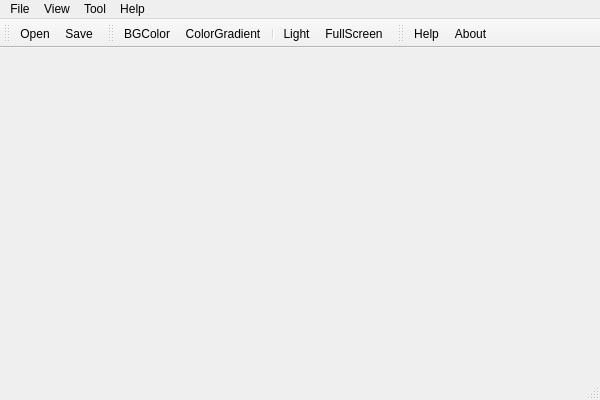
<?xml version="1.0" encoding="UTF-8"?>
<ui version="4.0">
 <class>Mainwindow</class>
 <widget class="QMainWindow" name="Mainwindow">
  <property name="geometry">
   <rect>
    <x>0</x>
    <y>0</y>
    <width>600</width>
    <height>400</height>
   </rect>
  </property>
  <property name="windowTitle">
   <string>DC-Points</string>
  </property>
  <property name="windowIcon">
   <iconset resource="Mainwindow.qrc">
    <normaloff>:/Logo/Resources/logo/DC.ico</normaloff>:/Logo/Resources/logo/DC.ico</iconset>
  </property>
  <widget class="QWidget" name="centralWidget"/>
  <widget class="QMenuBar" name="menuBar">
   <property name="geometry">
    <rect>
     <x>0</x>
     <y>0</y>
     <width>600</width>
     <height>23</height>
    </rect>
   </property>
   <widget class="QMenu" name="menuFile">
    <property name="title">
     <string>File</string>
    </property>
    <widget class="QMenu" name="menuRecentlyOpenedFiles">
     <property name="title">
      <string>RecentlyOpenedFiles</string>
     </property>
    </widget>
    <addaction name="actionOpen"/>
    <addaction name="actionSave"/>
    <addaction name="menuRecentlyOpenedFiles"/>
    <addaction name="separator"/>
    <addaction name="actionExit"/>
   </widget>
   <widget class="QMenu" name="menuHelp">
    <property name="title">
     <string>Help</string>
    </property>
    <addaction name="actionHelp"/>
    <addaction name="actionOnline_Update"/>
    <addaction name="actionAbout"/>
   </widget>
   <widget class="QMenu" name="menuTool">
    <property name="title">
     <string>Tool</string>
    </property>
    <widget class="QMenu" name="menuStyleSheet">
     <property name="title">
      <string>StyleSheet</string>
     </property>
     <addaction name="actionQss1"/>
     <addaction name="actionQss2"/>
     <addaction name="actionQss3"/>
     <addaction name="actionQssDefault"/>
    </widget>
    <addaction name="menuStyleSheet"/>
   </widget>
   <widget class="QMenu" name="menuView">
    <property name="title">
     <string>View</string>
    </property>
    <addaction name="actionBGColor"/>
    <addaction name="actionColorGradient"/>
    <addaction name="separator"/>
    <addaction name="actionLight"/>
    <addaction name="separator"/>
    <addaction name="actionFullScreen"/>
   </widget>
   <addaction name="menuFile"/>
   <addaction name="menuView"/>
   <addaction name="menuTool"/>
   <addaction name="menuHelp"/>
  </widget>
  <widget class="QToolBar" name="mainToolBar">
   <attribute name="toolBarArea">
    <enum>TopToolBarArea</enum>
   </attribute>
   <attribute name="toolBarBreak">
    <bool>false</bool>
   </attribute>
   <addaction name="actionOpen"/>
   <addaction name="actionSave"/>
  </widget>
  <widget class="QStatusBar" name="statusBar"/>
  <widget class="QToolBar" name="tbarView">
   <property name="windowTitle">
    <string>toolBar</string>
   </property>
   <attribute name="toolBarArea">
    <enum>TopToolBarArea</enum>
   </attribute>
   <attribute name="toolBarBreak">
    <bool>false</bool>
   </attribute>
   <addaction name="actionBGColor"/>
   <addaction name="actionColorGradient"/>
   <addaction name="separator"/>
   <addaction name="actionLight"/>
   <addaction name="actionFullScreen"/>
  </widget>
  <widget class="QToolBar" name="tbarhelp">
   <property name="windowTitle">
    <string>toolBar</string>
   </property>
   <attribute name="toolBarArea">
    <enum>TopToolBarArea</enum>
   </attribute>
   <attribute name="toolBarBreak">
    <bool>false</bool>
   </attribute>
   <addaction name="actionHelp"/>
   <addaction name="actionAbout"/>
  </widget>
  <action name="actionOpen">
   <property name="icon">
    <iconset resource="Mainwindow.qrc">
     <normaloff>:/Mainwindow/Resources/tool/64/file_open.png</normaloff>:/Mainwindow/Resources/tool/64/file_open.png</iconset>
   </property>
   <property name="text">
    <string>Open</string>
   </property>
  </action>
  <action name="actionAbout">
   <property name="icon">
    <iconset resource="Mainwindow.qrc">
     <normaloff>:/Mainwindow/Resources/tool/64/help_about.png</normaloff>:/Mainwindow/Resources/tool/64/help_about.png</iconset>
   </property>
   <property name="text">
    <string>About</string>
   </property>
  </action>
  <action name="actionExit">
   <property name="text">
    <string>Exit</string>
   </property>
  </action>
  <action name="actionSave">
   <property name="icon">
    <iconset resource="Mainwindow.qrc">
     <normaloff>:/Mainwindow/Resources/tool/64/file_save.png</normaloff>:/Mainwindow/Resources/tool/64/file_save.png</iconset>
   </property>
   <property name="text">
    <string>Save</string>
   </property>
  </action>
  <action name="actionQss1">
   <property name="text">
    <string>qss1</string>
   </property>
  </action>
  <action name="actionQss2">
   <property name="text">
    <string>qss2</string>
   </property>
  </action>
  <action name="actionQss3">
   <property name="text">
    <string>qss3</string>
   </property>
  </action>
  <action name="actionQssDefault">
   <property name="text">
    <string>default</string>
   </property>
  </action>
  <action name="actionHelp">
   <property name="icon">
    <iconset resource="Mainwindow.qrc">
     <normaloff>:/Mainwindow/Resources/tool/64/Help_Support.png</normaloff>:/Mainwindow/Resources/tool/64/Help_Support.png</iconset>
   </property>
   <property name="text">
    <string>Help</string>
   </property>
  </action>
  <action name="actionOnline_Update">
   <property name="text">
    <string>Online Update</string>
   </property>
  </action>
  <action name="actionBGColor">
   <property name="icon">
    <iconset resource="Mainwindow.qrc">
     <normaloff>:/Mainwindow/Resources/tool/64/view_bgcolor.png</normaloff>:/Mainwindow/Resources/tool/64/view_bgcolor.png</iconset>
   </property>
   <property name="text">
    <string>BGColor</string>
   </property>
  </action>
  <action name="actionColorGradient">
   <property name="checkable">
    <bool>true</bool>
   </property>
   <property name="icon">
    <iconset resource="Mainwindow.qrc">
     <normaloff>:/Mainwindow/Resources/tool/64/view_colorgradient.png</normaloff>:/Mainwindow/Resources/tool/64/view_colorgradient.png</iconset>
   </property>
   <property name="text">
    <string>ColorGradient</string>
   </property>
  </action>
  <action name="actionLight">
   <property name="checkable">
    <bool>true</bool>
   </property>
   <property name="icon">
    <iconset resource="Mainwindow.qrc">
     <normaloff>:/Mainwindow/Resources/tool/64/view_lightOff.png</normaloff>:/Mainwindow/Resources/tool/64/view_lightOff.png</iconset>
   </property>
   <property name="text">
    <string>Light</string>
   </property>
  </action>
  <action name="actionFullScreen">
   <property name="checkable">
    <bool>true</bool>
   </property>
   <property name="icon">
    <iconset resource="Mainwindow.qrc">
     <normaloff>:/Mainwindow/Resources/tool/64/view_fullscreen.png</normaloff>:/Mainwindow/Resources/tool/64/view_fullscreen.png</iconset>
   </property>
   <property name="text">
    <string>FullScreen</string>
   </property>
  </action>
 </widget>
 <layoutdefault spacing="6" margin="11"/>
 <resources>
  <include location="Mainwindow.qrc"/>
 </resources>
 <connections/>
</ui>
